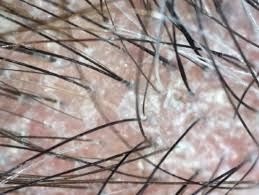
#> input picture hair_image.jpeg, 259 x 195 px
$ python hairDensity.py
#> lines starting #> are read from the running program, lines starting #| are printed output that depends on the picture
import cv2

# Load the image
image = cv2.imread('hair_image.jpeg', cv2.IMREAD_GRAYSCALE)
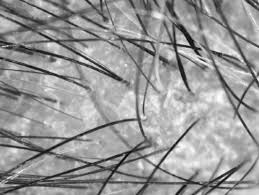
#> image: shape (195, 259); min 0, max 255, mean 152.5

# Apply image preprocessing if needed (e.g., image enhancement, noise reduction)
enhanced_image = cv2.equalizeHist(image)
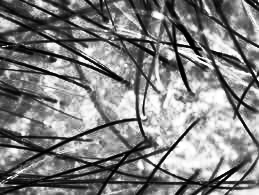
#> enhanced_image: shape (195, 259); min 0, max 255, mean 128.3

# Define the measurement area coordinates (x, y, width, height)
x = 100
y = 100
width = 100
height = 100

# Crop the image to the defined measurement area
measurement_area = enhanced_image[y:y+height, x:x+width]
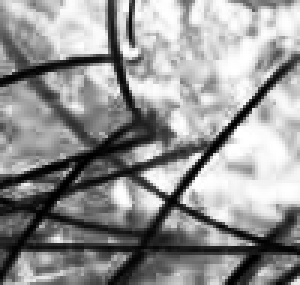
#> measurement_area: shape (95, 100) (shown 3 times larger); min 0, max 255, mean 147.5

# Apply thresholding or other techniques to separate hair from the background if needed

# Count the number of hairs
num_hairs = cv2.countNonZero(measurement_area)
#> num_hairs = 9463

# Calculate the hair density
area = width * height  # Size of the measurement area in square pixels
hair_density = num_hairs / area
#> hair_density = 0.946

# Print the hair density
print("Hair Density:", hair_density, "hairs/pixel^2")
#| Hair Density: 0.9463 hairs/pixel^2

import cv2

# Load the image
image = cv2.imread('hair_image.jpeg', cv2.IMREAD_GRAYSCALE)

# Apply image preprocessing if needed (e.g., image enhancement, noise reduction)

# Define the measurement area coordinates (x, y, width, height)
x = 100
y = 100
width = 100
height = 100

# Crop the image to the defined measurement area
measurement_area = enhanced_image[y:y+height, x:x+width]

# Apply thresholding or other techniques to separate hair from the background if needed

# Count the number of hairs
num_hairs = cv2.countNonZero(measurement_area)

# Calculate the hair density
area = width * height  # Size of the measurement area in square pixels
hair_density = num_hairs / area

# Print the hair density
print("Hair Density:", hair_density, "hairs/pixel^2")
#| Hair Density: 0.9463 hairs/pixel^2
